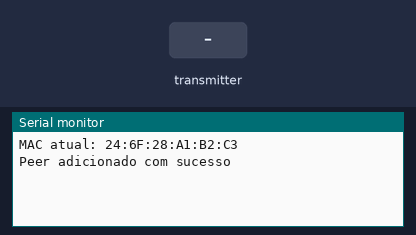
This sketch was run on a simulated ESP32. Shown: the last lines printed to the serial monitor. Inputs (shaded band) come from the test bench.

Above: at 1.2 s.
1.3 s: the transmitter starts sending texto = 0
At 1.61 s:
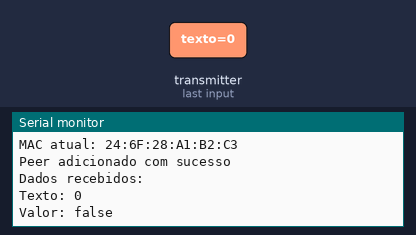
2.8 s: the transmitter starts sending valor = 1
At 3.11 s:
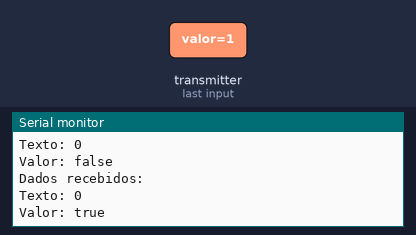

Measured:
- after the input at 1.3 s, the serial monitor: prints a new line at once (image 1)
- after the input at 2.8 s, the serial monitor: prints a new line at once (image 2)

The sketch:

teste_intermediario_espnow.ino
```cpp
#include <WiFi.h>
#include <esp_now.h>

// MAC do próximo ESP32 na cadeia
uint8_t enderecoProximoESP[] = {0x48, 0xCA, 0x43, 0x3E, 0x5E, 0xD8}; // Exemplo

// Estrutura compartilhada entre ESPs
typedef struct struct_message {
  char texto[20];
  bool valor;
} struct_message;

struct_message dadosRecebidos;

// Função chamada ao receber dados
void onReceiveData(const esp_now_recv_info_t* info, const uint8_t* incomingData, int len) {
  memcpy(&dadosRecebidos, incomingData, sizeof(dadosRecebidos));

  Serial.println("Dados recebidos:");
  Serial.print("Texto: ");
  Serial.println(dadosRecebidos.texto);
  Serial.print("Valor: ");
  Serial.println(dadosRecebidos.valor ? "true" : "false");

  // Opcional: modificar mensagem antes de reenviar
  strcpy(dadosRecebidos.texto, "Encaminhado");

  // Reenviar para outro ESP
  esp_now_send(enderecoProximoESP, (uint8_t*)&dadosRecebidos, sizeof(dadosRecebidos));
}

void setup() {
  Serial.begin(115200);
  WiFi.mode(WIFI_STA);
  Serial.println("MAC atual: " + WiFi.macAddress());

  if (esp_now_init() != ESP_OK) {
    Serial.println("Erro ao iniciar ESP-NOW");
    return;
  }

  // Registra função de recepção
  esp_now_register_recv_cb(onReceiveData);

  // Adiciona o próximo ESP como peer
  esp_now_peer_info_t peerInfo = {};
  memcpy(peerInfo.peer_addr, enderecoProximoESP, 6);
  peerInfo.channel = 0;
  peerInfo.encrypt = false;

  if (!esp_now_add_peer(&peerInfo)) {
    Serial.println("Peer adicionado com sucesso");
  }
}

void loop() {
  // Nada no loop
}
```
